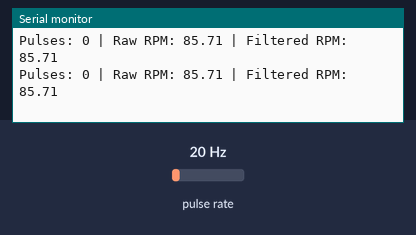
The sketch below on a simulated Arduino Uno, built with avr-gcc and run on an emulated ATmega328P. On the bench: the last lines printed to the serial monitor. Wiring (inferred from the names in the program): pulse sensor: data pin 2. The test bench sets the inputs (shaded band); at power-on: pulse rate 20 Hz.

Above: at 1.2 s.
1.3 s: pulse rate (sensor on pin 2) set to 50 Hz
At 2.1 s:
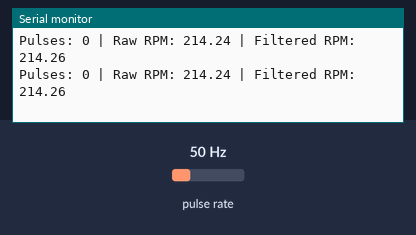
4.3 s: pulse rate (sensor on pin 2) set to 4 Hz
At 5.2 s:
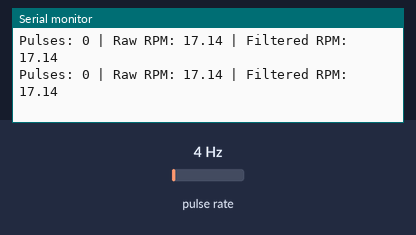
7.3 s: pulse rate (sensor on pin 2) set to 50 Hz
At 8.3 s:
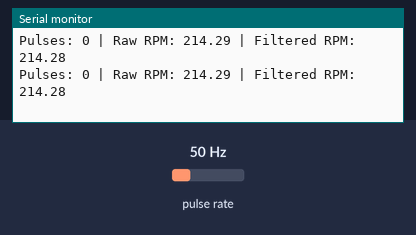
10.3 s: pulse rate (sensor on pin 2) set to 4 Hz
Timing chart, 0 to 10.9 s (numbered marks = the images above; inputs shaded):
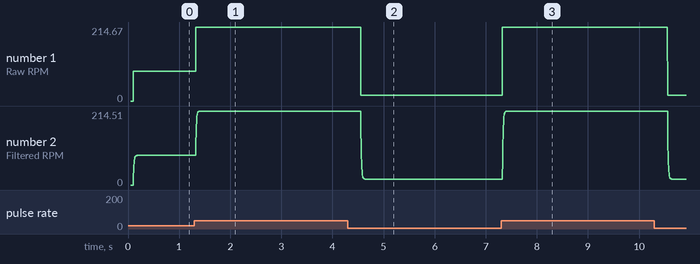

Measured:
- after the input at 1.3 s, the serial monitor: prints a new line at once (image 1)
- after the input at 7.3 s, the serial monitor: prints a new line at once (image 3)
- plotted number 1: 85.71 → 214.24 after the input at 1.3 s
- plotted number 2: 85.71 → 214.25 after the input at 1.3 s

The sketch:

Final_Hall_Effect_Sensor_Code.ino
```cpp
#define HALL_SENSOR_PIN 2
#define MAGNETS 14
#define MEASURE_INTERVAL 100  // 100ms updates

volatile int pulseCount = 0;
unsigned long lastPulseTime = 0;
float rpmFiltered = 0;
float rpmRaw = 0;

void hallSensorISR() {
    static unsigned long lastInterruptTime = 0;
    unsigned long interruptTime = micros();

    if (interruptTime - lastInterruptTime > 1000) {  // 1ms debounce
        pulseCount++;
        lastInterruptTime = interruptTime;

        if (lastPulseTime > 0) {  // Only compute if we have at least 1 pulse
            float timePerPulse = (interruptTime - lastPulseTime) / 1e6; // Convert µs to s
            rpmRaw = (60.0 / (timePerPulse * MAGNETS));  //  RPM calculation
        }
        lastPulseTime = interruptTime;
    }
}

void setup() {
    Serial.begin(115200);
    pinMode(HALL_SENSOR_PIN, INPUT_PULLUP);
    attachInterrupt(digitalPinToInterrupt(HALL_SENSOR_PIN), hallSensorISR, RISING);
}

void loop() {
    unsigned long currentTime = millis();

    if (currentTime - lastPulseTime > MEASURE_INTERVAL) {
        noInterrupts();
        int count = pulseCount;
        pulseCount = 0;
        interrupts();


        rpmFiltered = (rpmFiltered * 0.7) + (rpmRaw * 0.3);

        Serial.print("Pulses: ");
        Serial.print(count);
        Serial.print(" | Raw RPM: ");
        Serial.print(rpmRaw);
        Serial.print(" | Filtered RPM: ");
        Serial.println(rpmFiltered);
    }
}
```
